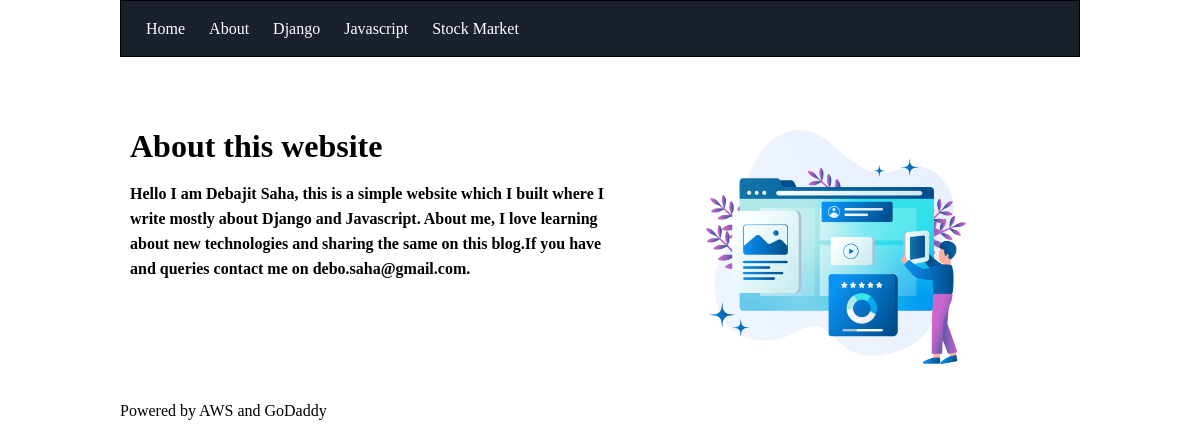
The page /about/ on the database its author committed.
### blog/models.py (models this page shows, shortened)
class Category(models.Model):
	name = models.CharField(max_length=100)

### blog/views.py (the view)
# urls.py: path('about/', views.about, name="about"),
def about(request):
	return render(request, 'blog/about.html')

### blog/views.py (called while the page is built)
def categories(request):
	category_list = Category.objects.exclude(name="default")
	context = {
		'category_list': category_list,
		}
	return context

### blog/templates/blog/about.html (shortened to what this page needs)
{% extends 'blog/base/base.html' %}
{% load static %}
{% block site_css %}
	<link rel="stylesheet" href="{% static 'blog/about.css' %}">
{% endblock %}
{% block body %}
    <div class="block">
        <div class="left-block" style="padding: 10px;">
            <h1>About this website</h1>
            <h4>Hello I am Debajit Saha, this is a simple website which I built
                where I write mostly about Django and Javascript. About me, I love learning
                about new technologies and sharing the same on this blog.If you have and
                queries contact me on debo.saha@gmail.com.
            </h4>
        </div>
        <div class="right-block">
            <img src="{% static 'images/about.jpg' %}" width="100%"/>
        </div>
    </div>
    <footer>
        <div class="footer-block">
            <p>Powered by AWS and GoDaddy</p>
        </div>
    </footer>
{% endblock %}

### blog/templates/blog/base/base.html (shortened to what this page needs)
{% load static %}
<!DOCTYPE html>
<html lang="en">
<head>
    <link rel="stylesheet" href="{% static 'blog/base.css' %}" />
    {% block site_css %}{% endblock %}
</head>
<body>
    <header id="main-header">
	<nav>
		<a href="/">Home</a>
		<a href="{% url 'about' %}">About</a>
		{% for category in category_list %}
			<a href="{% url 'category' category.name %}">{{category.name|title}}</a>
		{% endfor %}
	</nav>
    </header>
    <main>
        {% block body %}
        {% endblock %}
    </main>
</body>
</html>

### blog/static/blog/base.css (style rules this page uses)
nav { background-color: #1a202c; margin-bottom: 10px; border: 1px solid black; padding: 15px; }
nav a { color: white; font-size: 16px; padding: 10px; margin-bottom: 10px; text-decoration: none; }

### blog/static/blog/about.css (style rules this page uses)
body { width: 80%; margin: auto; line-height: 25px; }
.left-block { width: 50%; float: left; padding: 30px; margin-top: 30px; }
.right-block { width: 45%; float: left; margin-top: 30px; }

### rows shown on the page
Category: name "Django"
Category: name "Javascript"
Category: name "Stock Market"
